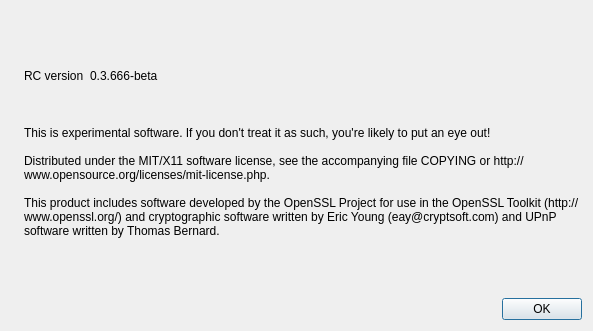
<?xml version="1.0" encoding="UTF-8"?>
<ui version="4.0">
 <class>AboutDialog</class>
 <widget class="QDialog" name="AboutDialog">
  <property name="geometry">
   <rect>
    <x>0</x>
    <y>0</y>
    <width>593</width>
    <height>331</height>
   </rect>
  </property>
  <property name="windowTitle">
   <string>About RC</string>
  </property>
  <layout class="QHBoxLayout" name="horizontalLayout_2">
   <item>
    <widget class="QLabel" name="label_4">
     <property name="sizePolicy">
      <sizepolicy hsizetype="Preferred" vsizetype="Ignored">
       <horstretch>0</horstretch>
       <verstretch>0</verstretch>
      </sizepolicy>
     </property>
     <property name="pixmap">
      <pixmap resource="../bitcoin.qrc">:/images/about</pixmap>
     </property>
    </widget>
   </item>
   <item>
    <layout class="QVBoxLayout" name="verticalLayout_2">
     <item>
      <spacer name="verticalSpacer_2">
       <property name="orientation">
        <enum>Qt::Vertical</enum>
       </property>
       <property name="sizeHint" stdset="0">
        <size>
         <width>20</width>
         <height>40</height>
        </size>
       </property>
      </spacer>
     </item>
     <item>
      <layout class="QHBoxLayout" name="horizontalLayout">
       <item>
        <widget class="QLabel" name="label">
         <property name="cursor">
          <cursorShape>IBeamCursor</cursorShape>
         </property>
         <property name="text">
          <string>&lt;html&gt;&lt;head/&gt;&lt;body&gt;&lt;p&gt;RC version&lt;/p&gt;&lt;/body&gt;&lt;/html&gt;</string>
         </property>
         <property name="textInteractionFlags">
          <set>Qt::LinksAccessibleByMouse|Qt::TextSelectableByKeyboard|Qt::TextSelectableByMouse</set>
         </property>
        </widget>
       </item>
       <item>
        <widget class="QLabel" name="versionLabel">
         <property name="cursor">
          <cursorShape>IBeamCursor</cursorShape>
         </property>
         <property name="text">
          <string notr="true">0.3.666-beta</string>
         </property>
         <property name="textInteractionFlags">
          <set>Qt::LinksAccessibleByMouse|Qt::TextSelectableByKeyboard|Qt::TextSelectableByMouse</set>
         </property>
        </widget>
       </item>
       <item>
        <spacer name="horizontalSpacer">
         <property name="orientation">
          <enum>Qt::Horizontal</enum>
         </property>
         <property name="sizeHint" stdset="0">
          <size>
           <width>40</width>
           <height>20</height>
          </size>
         </property>
        </spacer>
       </item>
      </layout>
     </item>
     <item>
      <widget class="QLabel" name="copyrightLabel">
       <property name="cursor">
        <cursorShape>IBeamCursor</cursorShape>
       </property>
       <property name="text">
        <string/>
       </property>
       <property name="textInteractionFlags">
        <set>Qt::LinksAccessibleByMouse|Qt::TextSelectableByKeyboard|Qt::TextSelectableByMouse</set>
       </property>
      </widget>
     </item>
     <item>
      <widget class="QLabel" name="label_2">
       <property name="cursor">
        <cursorShape>IBeamCursor</cursorShape>
       </property>
       <property name="text">
        <string>
This is experimental software. If you don't treat it as such, you're likely to put an eye out!

Distributed under the MIT/X11 software license, see the accompanying file COPYING or http://www.opensource.org/licenses/mit-license.php.

This product includes software developed by the OpenSSL Project for use in the OpenSSL Toolkit (http://www.openssl.org/) and cryptographic software written by Eric Young (eay@cryptsoft.com) and UPnP software written by Thomas Bernard.</string>
       </property>
       <property name="wordWrap">
        <bool>true</bool>
       </property>
       <property name="textInteractionFlags">
        <set>Qt::LinksAccessibleByMouse|Qt::TextSelectableByKeyboard|Qt::TextSelectableByMouse</set>
       </property>
      </widget>
     </item>
     <item>
      <spacer name="verticalSpacer">
       <property name="orientation">
        <enum>Qt::Vertical</enum>
       </property>
       <property name="sizeHint" stdset="0">
        <size>
         <width>20</width>
         <height>40</height>
        </size>
       </property>
      </spacer>
     </item>
     <item>
      <widget class="QDialogButtonBox" name="buttonBox">
       <property name="orientation">
        <enum>Qt::Horizontal</enum>
       </property>
       <property name="standardButtons">
        <set>QDialogButtonBox::Ok</set>
       </property>
      </widget>
     </item>
    </layout>
   </item>
  </layout>
 </widget>
 <resources>
  <include location="../bitcoin.qrc"/>
 </resources>
 <connections>
  <connection>
   <sender>buttonBox</sender>
   <signal>accepted()</signal>
   <receiver>AboutDialog</receiver>
   <slot>accept()</slot>
   <hints>
    <hint type="sourcelabel">
     <x>360</x>
     <y>308</y>
    </hint>
    <hint type="destinationlabel">
     <x>157</x>
     <y>274</y>
    </hint>
   </hints>
  </connection>
  <connection>
   <sender>buttonBox</sender>
   <signal>rejected()</signal>
   <receiver>AboutDialog</receiver>
   <slot>reject()</slot>
   <hints>
    <hint type="sourcelabel">
     <x>428</x>
     <y>308</y>
    </hint>
    <hint type="destinationlabel">
     <x>286</x>
     <y>274</y>
    </hint>
   </hints>
  </connection>
 </connections>
</ui>
